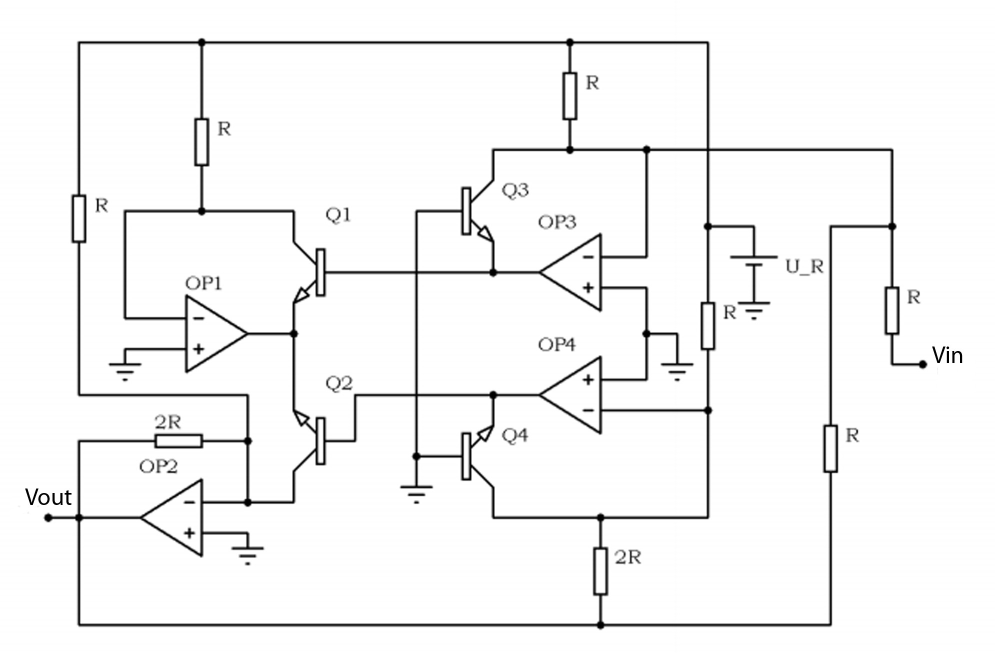
#> input picture CKT_Images/WradV.jpg, 1990 x 1306 px (shown at 1/2 size)
$ python -i preprocessor.py   (imports and definitions only)
#> lines starting #> are read from the running program, lines starting #| are printed output that depends on the picture; after the words box and inside, x2 and y2 are one past the last pixel; in counts of white or black regions, pixels touching at a corner belong together
#> further down, picture is the input picture: shape (1306, 1990, 3); min 0, max 255, mean 244.6
"""
circuit_vision/preprocessor.py — Image Preprocessing Pipeline

Prepares raw circuit diagram images for downstream detection:
  1. Resize to standard working resolution
  2. Convert to grayscale
  3. Adaptive thresholding for binarization
  4. Morphological denoising (open/close)
  5. Deskew via Hough-line angle correction
  6. CLAHE contrast enhancement for hand-drawn sketches
"""

import cv2
import numpy as np
from dataclasses import dataclass

from .config import (
    MAX_IMAGE_DIMENSION,
    ADAPTIVE_THRESH_BLOCK_SIZE,
    ADAPTIVE_THRESH_C,
    MORPH_KERNEL_SIZE,
)


@dataclass
class PreprocessedImage:
    """Container for all processed image variants."""
    original: np.ndarray       # Original resized color image (BGR)
    grayscale: np.ndarray      # Grayscale version
    binary: np.ndarray         # Binarized (black components on white background)
    binary_inv: np.ndarray     # Inverted binary (white components on black)
    enhanced: np.ndarray       # CLAHE-enhanced grayscale
    scale_factor: float        # Resize scale factor applied (for coordinate mapping)
    original_width: int        # Width before any processing
    original_height: int       # Height before any processing


class ImagePreprocessor:
    """
    Processes raw circuit diagram images into forms suitable for
    component detection, OCR, and wire tracing.
    """

    def __init__(
        self,
        max_dimension: int = MAX_IMAGE_DIMENSION,
        thresh_block_size: int = ADAPTIVE_THRESH_BLOCK_SIZE,
        thresh_c: int = ADAPTIVE_THRESH_C,
        morph_kernel_size: int = MORPH_KERNEL_SIZE,
    ):
        self.max_dimension = max_dimension
        self.thresh_block_size = thresh_block_size
        self.thresh_c = thresh_c
        self.morph_kernel_size = morph_kernel_size

    def process(self, image: np.ndarray) -> PreprocessedImage:
        """
        Run the full preprocessing pipeline on a raw image.

        Args:
            image: Raw input image as numpy array (BGR format from cv2)

        Returns:
            PreprocessedImage with all processed variants
        """
        original_h, original_w = image.shape[:2]
#> original_h = 1306; original_w = 1990

        # Step 1: Resize to working resolution
        resized, scale_factor = self._resize(image)

        # Step 2: Convert to grayscale
        grayscale = self._to_grayscale(resized)

        # Step 3: Enhance contrast (CLAHE) — especially helps hand-drawn sketches
        enhanced = self._enhance_contrast(grayscale)

        # Step 4: Binarize using adaptive thresholding
        binary = self._binarize(enhanced)

        # Step 5: Denoise with morphological operations
        binary = self._denoise(binary)

        # Step 6: Deskew if the image is rotated
        deskew_angle = self._estimate_skew(binary)
        if abs(deskew_angle) > 0.5:  # Only deskew if angle is significant
            binary = self._rotate(binary, -deskew_angle)
            grayscale = self._rotate(grayscale, -deskew_angle)
            enhanced = self._rotate(enhanced, -deskew_angle)
            resized = self._rotate(resized, -deskew_angle)

        # Inverted binary (useful for some detection algorithms)
        binary_inv = cv2.bitwise_not(binary)

        return PreprocessedImage(
            original=resized,
            grayscale=grayscale,
            binary=binary,
            binary_inv=binary_inv,
            enhanced=enhanced,
            scale_factor=scale_factor,
            original_width=original_w,
            original_height=original_h,
        )

    # --------------------------------------------------------
    # Private Pipeline Steps
    # --------------------------------------------------------

    def _resize(self, image: np.ndarray) -> tuple[np.ndarray, float]:
        """
        Resize image so the longer edge is at most `max_dimension`.
        Returns (resized_image, scale_factor).
        """
        h, w = image.shape[:2]
#> h = 1306; w = 1990
        if max(h, w) <= self.max_dimension:
            return image.copy(), 1.0

        scale = self.max_dimension / max(h, w)
#> scale = 0.804
        new_w = int(w * scale)
#> new_w = 1600
        new_h = int(h * scale)
#> new_h = 1050
        resized = cv2.resize(image, (new_w, new_h), interpolation=cv2.INTER_AREA)
#> in process, `resized, scale_factor = self._resize(image)`: scale_factor = 0.804
        return resized, scale

    def _to_grayscale(self, image: np.ndarray) -> np.ndarray:
        """Convert BGR image to grayscale."""
        if len(image.shape) == 2:
            return image.copy()
        return cv2.cvtColor(image, cv2.COLOR_BGR2GRAY)

    def _enhance_contrast(self, grayscale: np.ndarray) -> np.ndarray:
        """
        Apply CLAHE (Contrast Limited Adaptive Histogram Equalization)
        to improve contrast in poorly-lit or faded hand-drawn sketches.
        """
        clahe = cv2.createCLAHE(clipLimit=2.0, tileGridSize=(8, 8))
        return clahe.apply(grayscale)

    def _binarize(self, grayscale: np.ndarray) -> np.ndarray:
        """
        Adaptive thresholding produces clean binary output even with
        uneven lighting across the image (common in phone photos).
        """
        binary = cv2.adaptiveThreshold(
            grayscale,
            maxValue=255,
            adaptiveMethod=cv2.ADAPTIVE_THRESH_GAUSSIAN_C,
            thresholdType=cv2.THRESH_BINARY,
            blockSize=self.thresh_block_size,
            C=self.thresh_c,
        )
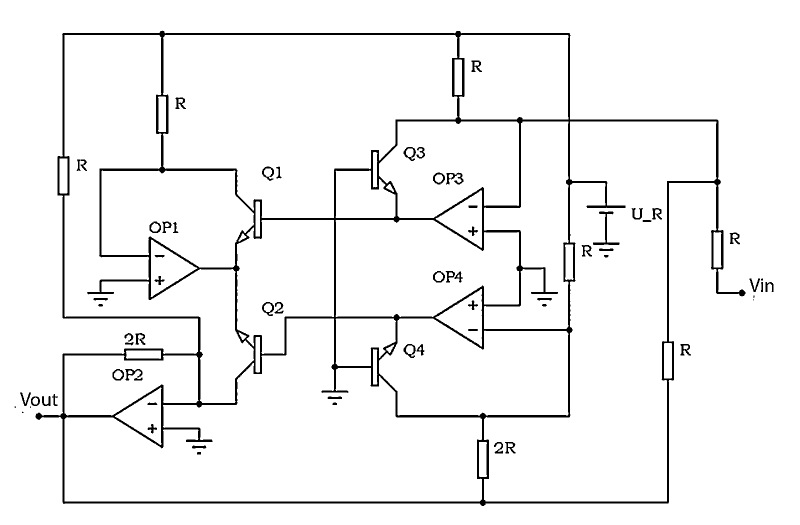
#> binary: shape (1050, 1600) (shown at 1/2 size); 95.6% white; 66 black regions (6 under 20 px), largest, box (x1, y1, x2, y2) and area: (71, 61, 1491, 1012) 63176, (1186, 423, 1239, 490) 606, (892, 345, 927, 369) 352
        return binary

    def _denoise(self, binary: np.ndarray) -> np.ndarray:
        """
        Remove salt-and-pepper noise using morphological open then close.
        Open removes small bright spots; close fills small dark gaps.
        """
        kernel = cv2.getStructuringElement(
            cv2.MORPH_RECT,
            (self.morph_kernel_size, self.morph_kernel_size)
        )
        # Open: erode then dilate — removes small noise specks
        cleaned = cv2.morphologyEx(binary, cv2.MORPH_OPEN, kernel, iterations=1)
#> cleaned: shape (1050, 1600); 95.6% white; 59 black regions (4 under 20 px), largest, box (x1, y1, x2, y2) and area: (71, 61, 1491, 1012) 63391, (1186, 423, 1239, 490) 606, (524, 604, 567, 632) 437
        # Close: dilate then erode — fills small gaps in lines
        cleaned = cv2.morphologyEx(cleaned, cv2.MORPH_CLOSE, kernel, iterations=1)
#> cleaned: shape (1050, 1600); 95.7% white; 78 black regions (2 under 20 px), largest, box (x1, y1, x2, y2) and area: (71, 62, 1491, 1012) 63307, (1186, 423, 1239, 490) 605, (893, 542, 923, 565) 317
        return cleaned

    def _estimate_skew(self, binary: np.ndarray) -> float:
        """
        Estimate document skew angle using Hough lines.
        Returns angle in degrees (positive = clockwise rotation).
        """
        # Detect edges
        edges = cv2.Canny(binary, 50, 150, apertureSize=3)
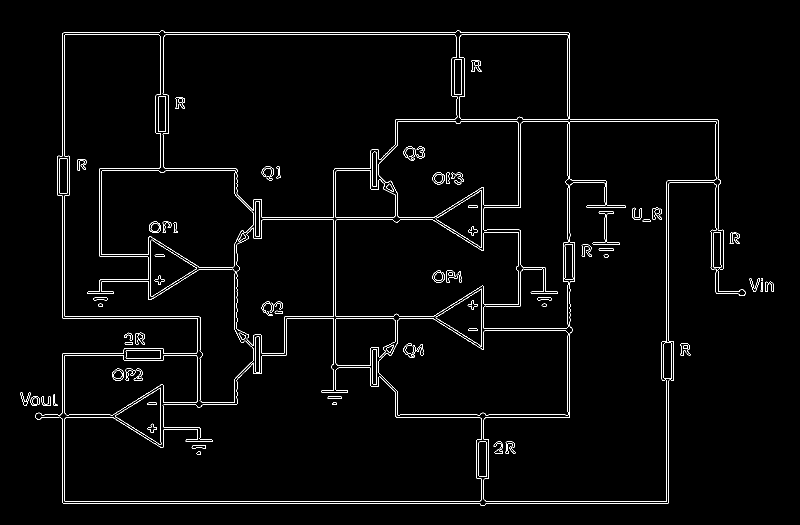
#> edges: shape (1050, 1600) (shown at 1/2 size); 2.1% white in thin lines or dots, all inside (x1, y1, x2, y2) = (40, 61, 1547, 1012)

        # Detect lines via Probabilistic Hough Transform
        lines = cv2.HoughLinesP(
            edges,
            rho=1,
            theta=np.pi / 180,
            threshold=100,
            minLineLength=100,
            maxLineGap=10,
        )
#> lines = 55 rows, first 6: [124, 1002, 1337, 1002], [972, 1006, 1336, 1006], [331, 69, 909, 69], [127, 65, 1137, 65], [128, 316, 128, 71], [124, 1003, 124, 709]

        if lines is None or len(lines) == 0:
            return 0.0

        # Collect angles of near-horizontal lines
        angles = []
        for line in lines:
            x1, y1, x2, y2 = line[0]
            angle = np.degrees(np.arctan2(y2 - y1, x2 - x1))
            # Only consider near-horizontal lines (within ±15° of horizontal)
            if abs(angle) < 15:
                angles.append(angle)
#> this loop made 55 passes
#> (x1, y1, x2, y2, angle) on passes 1 to 12: (124, 1002, 1337, 1002, 0), (972, 1006, 1336, 1006, 0), (331, 69, 909, 69, 0), (127, 65, 1137, 65, 0), (128, 316, 128, 71, -90), (124, 1003, 124, 709, -90), (1333, 1001, 1333, 756, -90), (1046, 242, 1436, 242, 0), (922, 238, 1433, 238, 0), (571, 632, 875, 632, 0), (1139, 488, 1139, 371, -90), (1135, 834, 1135, 558, -90)
#> after the loop, angles = [0, 0, 0, 0, 0, 0, 0, 0, 0, 0, 0, 0, 0, 0, 0, 0, 0, 0, 0, 0, 0, 0, 0]

        if not angles:
            return 0.0

        # Median angle is more robust than mean against outliers
        return float(np.median(angles))

    def _rotate(self, image: np.ndarray, angle: float) -> np.ndarray:
        """Rotate image by a given angle (degrees) around its center."""
        h, w = image.shape[:2]
        center = (w // 2, h // 2)
        matrix = cv2.getRotationMatrix2D(center, angle, 1.0)
        rotated = cv2.warpAffine(
            image, matrix, (w, h),
            flags=cv2.INTER_LINEAR,
            borderMode=cv2.BORDER_REPLICATE,
        )
        return rotated


def load_image_from_bytes(image_bytes: bytes) -> np.ndarray:
    """
    Convert raw image bytes (e.g. from file upload) to OpenCV numpy array.

    Args:
        image_bytes: Raw image file bytes (JPEG, PNG, etc.)

    Returns:
        BGR numpy array suitable for OpenCV processing

    Raises:
        ValueError: If the bytes cannot be decoded as an image
    """
    nparr = np.frombuffer(image_bytes, np.uint8)
    image = cv2.imdecode(nparr, cv2.IMREAD_COLOR)
    if image is None:
        raise ValueError("Failed to decode image from bytes. Ensure valid image format.")
    return image

>>> import cv2
>>> picture = cv2.imread('../../CKT_Images/WradV.jpg')
>>> result = ImagePreprocessor().process(picture)
#> in process, `deskew_angle = self._estimate_skew(binary)`: deskew_angle = 0
#> in process, `binary_inv = cv2.bitwise_not(binary)`:
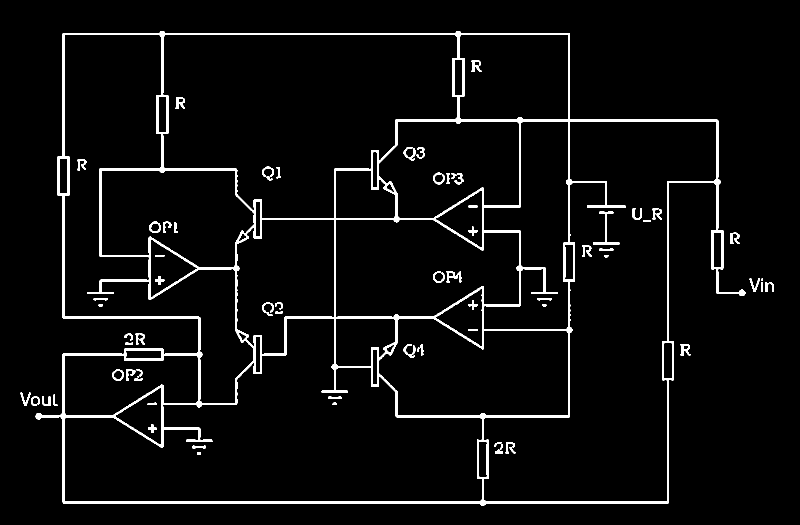
#> binary_inv: shape (1050, 1600) (shown at 1/2 size); 4.3% white; 78 white regions (2 under 20 px), largest, box (x1, y1, x2, y2) and area: (71, 62, 1491, 1012) 63307, (1186, 423, 1239, 490) 605, (893, 542, 923, 565) 317
